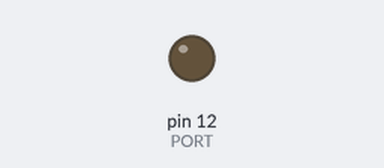
A sketch run on a simulated Arduino Nano, built with avr-gcc and run on an emulated ATmega328P. Parts: output pins drawn as LEDs (lit = HIGH).

Above: at 2.8 s.
At 7.5 s:
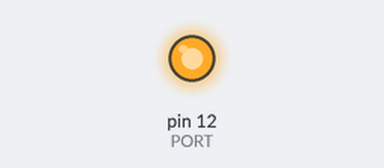
Timing chart, 0 to 7.8 s (numbered marks = the images above):
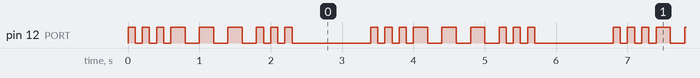

Measured:
- by itself, pin 12 (PORT): repeats every 3.4 s: 2 × (LOW 0.10 s, HIGH 0.10 s), LOW 0.10 s, 3 × (HIGH 0.20 s, LOW 0.20 s), 2 × (HIGH 0.10 s, LOW 0.10 s), HIGH 0.10 s, LOW 1.1 s, HIGH 0.10 s
- by itself, everything shown: repeats every 3.4 s, in 18 steps

The sketch:

Blink1.ino
```cpp
#define PORT 12
#define DURATION 200


void setup() {
	pinMode(PORT, OUTPUT);
}

char* code = "...---...";

void blink(int duration) {
	digitalWrite(PORT, HIGH);
	delay(duration);
	digitalWrite(PORT, LOW);
	delay(duration);
}


void loop() {
	for (char* c = code; *c != 0; c++) {
		if (*c == '.') {
			blink(DURATION / 2);
		}
		else {
			blink(DURATION);
		}
	}

	delay(1000);
}
```
